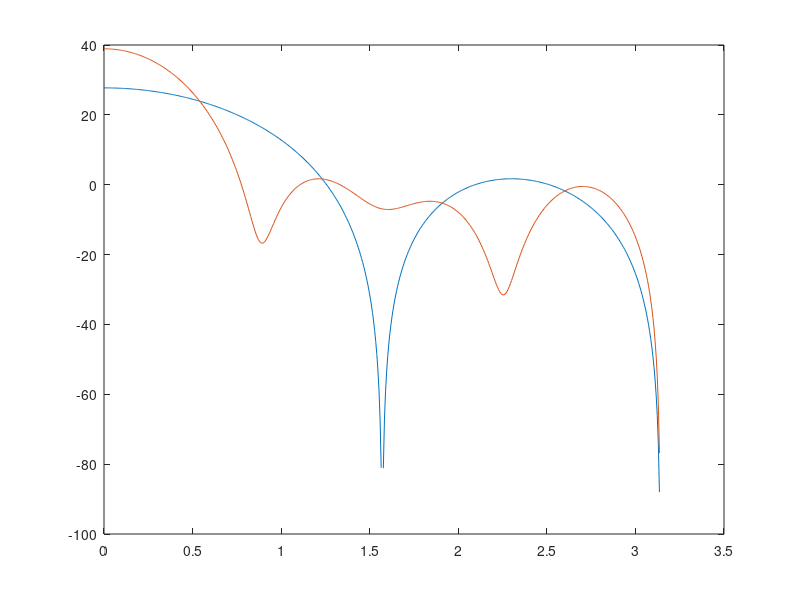

MATLAB code to generate this figure:

figure(1); 
[H, W] = freqz([1 1 1 1]);

[H2, W2] = freqz([1 1 1 1 1 1 0.5 0.5]);

figure(1); clf;

plot(W, 20 * log(abs(H))); hold on;
plot(W2, 20 * log(abs(H2)));
